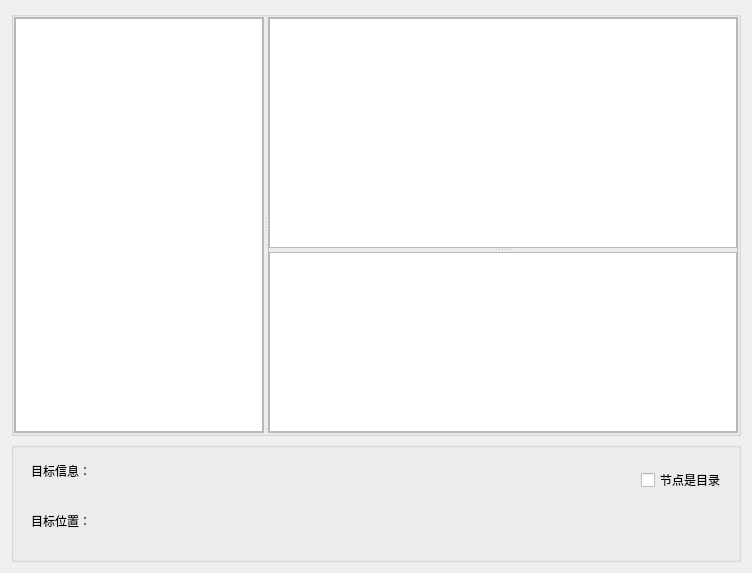
<?xml version="1.0" encoding="UTF-8"?>
<ui version="4.0">
 <class>QFileSystemModelDemoClass</class>
 <widget class="QWidget" name="QFileSystemModelDemoClass">
  <property name="geometry">
   <rect>
    <x>0</x>
    <y>0</y>
    <width>752</width>
    <height>573</height>
   </rect>
  </property>
  <property name="windowTitle">
   <string>QFileSystemModelDemo</string>
  </property>
  <layout class="QVBoxLayout" name="verticalLayout">
   <item>
    <widget class="QGroupBox" name="groupBox_2">
     <property name="title">
      <string/>
     </property>
     <layout class="QHBoxLayout" name="horizontalLayout">
      <property name="leftMargin">
       <number>0</number>
      </property>
      <property name="topMargin">
       <number>0</number>
      </property>
      <property name="rightMargin">
       <number>0</number>
      </property>
      <property name="bottomMargin">
       <number>0</number>
      </property>
      <item>
       <widget class="QSplitter" name="splitter">
        <property name="orientation">
         <enum>Qt::Horizontal</enum>
        </property>
        <widget class="QFrame" name="frame_5">
         <property name="maximumSize">
          <size>
           <width>250</width>
           <height>16777215</height>
          </size>
         </property>
         <property name="frameShape">
          <enum>QFrame::StyledPanel</enum>
         </property>
         <property name="frameShadow">
          <enum>QFrame::Raised</enum>
         </property>
         <layout class="QVBoxLayout" name="verticalLayout_8">
          <property name="leftMargin">
           <number>0</number>
          </property>
          <property name="topMargin">
           <number>0</number>
          </property>
          <property name="rightMargin">
           <number>0</number>
          </property>
          <property name="bottomMargin">
           <number>0</number>
          </property>
          <item>
           <widget class="QTreeView" name="tvDir"/>
          </item>
         </layout>
        </widget>
        <widget class="QFrame" name="frame_3">
         <property name="frameShape">
          <enum>QFrame::StyledPanel</enum>
         </property>
         <property name="frameShadow">
          <enum>QFrame::Raised</enum>
         </property>
         <layout class="QVBoxLayout" name="verticalLayout_7">
          <property name="leftMargin">
           <number>0</number>
          </property>
          <property name="topMargin">
           <number>0</number>
          </property>
          <property name="rightMargin">
           <number>0</number>
          </property>
          <property name="bottomMargin">
           <number>0</number>
          </property>
          <item>
           <widget class="QSplitter" name="splitter_4">
            <property name="orientation">
             <enum>Qt::Vertical</enum>
            </property>
            <widget class="QListView" name="lvDir"/>
            <widget class="QTableView" name="tvDirItem">
             <property name="sizePolicy">
              <sizepolicy hsizetype="Expanding" vsizetype="Maximum">
               <horstretch>0</horstretch>
               <verstretch>0</verstretch>
              </sizepolicy>
             </property>
             <property name="maximumSize">
              <size>
               <width>16777215</width>
               <height>180</height>
              </size>
             </property>
            </widget>
           </widget>
          </item>
         </layout>
        </widget>
       </widget>
      </item>
     </layout>
    </widget>
   </item>
   <item>
    <widget class="QGroupBox" name="groupBox">
     <property name="sizePolicy">
      <sizepolicy hsizetype="Preferred" vsizetype="Maximum">
       <horstretch>0</horstretch>
       <verstretch>0</verstretch>
      </sizepolicy>
     </property>
     <property name="maximumSize">
      <size>
       <width>16777215</width>
       <height>120</height>
      </size>
     </property>
     <property name="title">
      <string/>
     </property>
     <widget class="QLabel" name="labInfo">
      <property name="geometry">
       <rect>
        <x>20</x>
        <y>20</y>
        <width>591</width>
        <height>41</height>
       </rect>
      </property>
      <property name="text">
       <string>目标信息：</string>
      </property>
      <property name="alignment">
       <set>Qt::AlignLeading|Qt::AlignLeft|Qt::AlignTop</set>
      </property>
     </widget>
     <widget class="QLabel" name="labPos">
      <property name="geometry">
       <rect>
        <x>20</x>
        <y>70</y>
        <width>591</width>
        <height>41</height>
       </rect>
      </property>
      <property name="text">
       <string>目标位置：</string>
      </property>
      <property name="alignment">
       <set>Qt::AlignLeading|Qt::AlignLeft|Qt::AlignTop</set>
      </property>
     </widget>
     <widget class="QCheckBox" name="cbIsDir">
      <property name="geometry">
       <rect>
        <x>630</x>
        <y>30</y>
        <width>81</width>
        <height>16</height>
       </rect>
      </property>
      <property name="layoutDirection">
       <enum>Qt::LeftToRight</enum>
      </property>
      <property name="text">
       <string>节点是目录</string>
      </property>
     </widget>
    </widget>
   </item>
  </layout>
 </widget>
 <layoutdefault spacing="6" margin="11"/>
 <resources>
  <include location="QFileSystemModelDemo.qrc"/>
 </resources>
 <connections/>
</ui>
